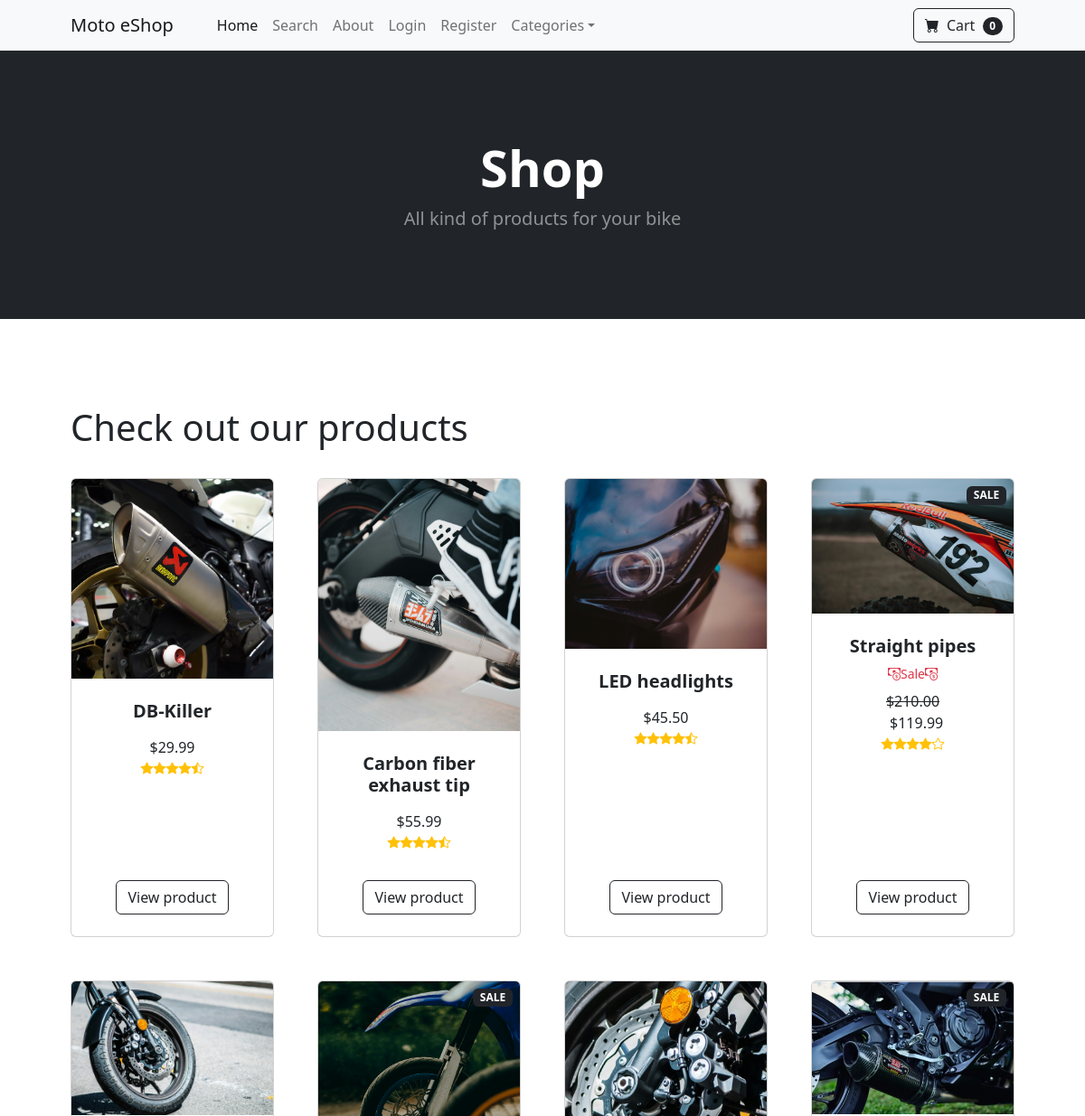
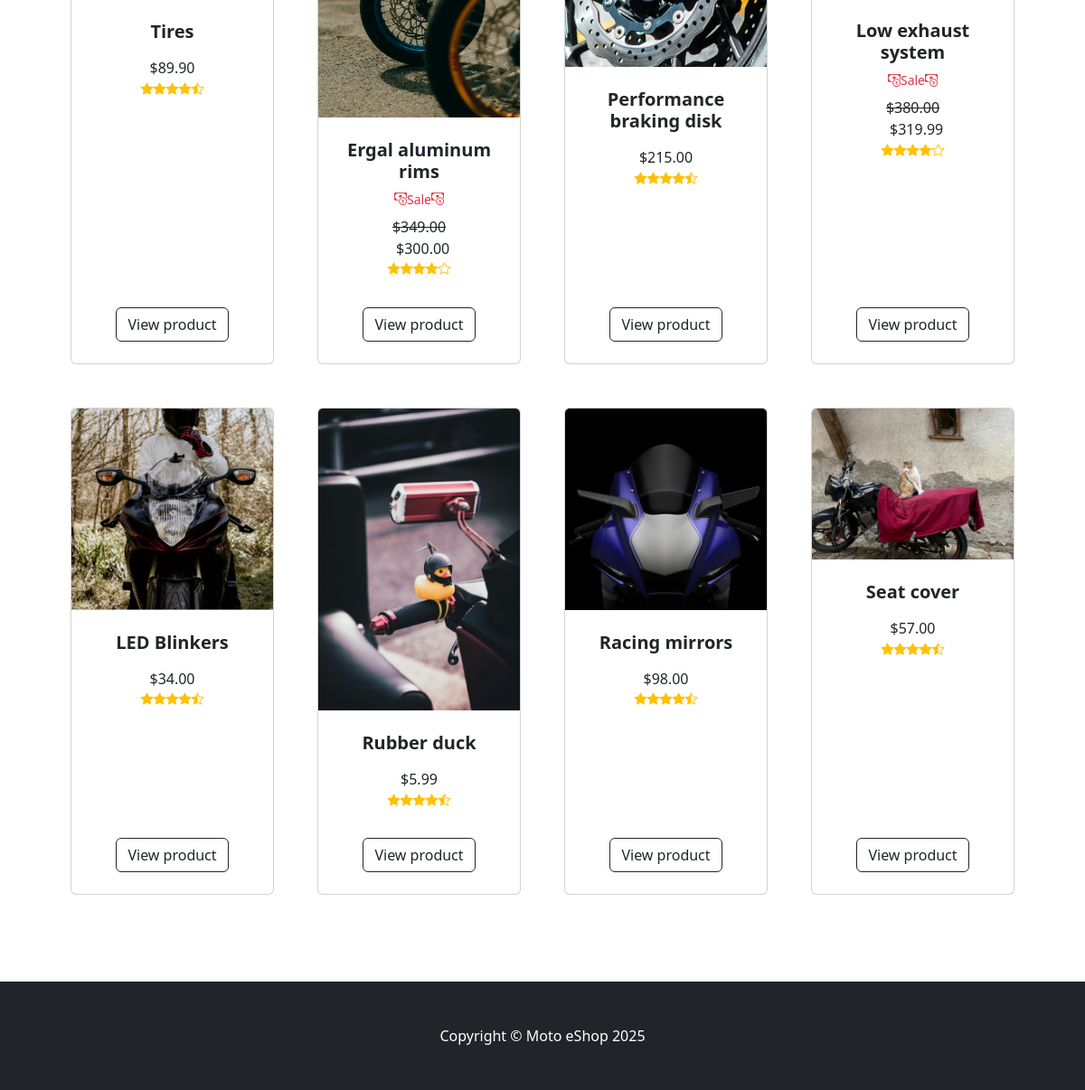
The page / on the database its author committed (2 pictures, top to bottom).
### store/models.py (models this page shows, shortened)
class Product(models.Model):
	name = models.CharField(max_length = 100)
	price = models.DecimalField(default=0, decimal_places=2, max_digits=6)
	category = models.ForeignKey(Category, on_delete=models.CASCADE, default=1)
	description = models.CharField(max_length = 600, default='', blank=True, null=True)
	image = models.ImageField(upload_to='uploads/product/')
	is_sale = models.BooleanField(default=False)
	sale_price = models.DecimalField(default=0, decimal_places=2, max_digits=6)

### store/views.py (the view)
# urls.py: path('', views.home, name='home'),
def home(request):
    products = Product.objects.all()
    return render(request, 'home.html', {'products': products})

### cart/cart.py (called while the page is built)
	def __len__(self):
		return sum(item['quantity'] for item in self.cart.values())

### cart/context_processors.py (called while the page is built)
def cart(request):
	return {'cart': Cart(request)}

### store/context_processors.py (called while the page is built)
def cart(request):
    return {'cart': Cart(request)}

### store/templates/home.html (shortened to what this page needs)
{% extends 'base.html' %}
{% block content %}
<header class="bg-dark py-5">
    <div class="container px-4 px-lg-5 my-5">
        <div class="text-center text-white">
            <h1 class="display-4 fw-bolder">Shop</h1>
            <p class="lead fw-normal text-white-50 mb-0">All kind of products for your bike</p>
        </div>
    </div>
</header>
<section class="py-5">
    <div class="container px-4 px-lg-5 mt-5">
        <h1>Check out our products</h1>
        <br/>
        <div class="row gx-4 gx-lg-5 row-cols-2 row-cols-md-3 row-cols-xl-4 justify-content-center">
            {% for product in products %}
                {% if product.is_sale %}
                <div class="col mb-5">
                <div class="card h-100">
                    <div class="badge bg-dark text-white position-absolute" style="top: 0.5rem; right: 0.5rem">SALE</div>
                    <a href="{% url 'product' product.id %}">
                        <img class="card-img-top" src="{{product.image.url}}" alt="..."  />
                    </a>
                    <div class="card-body p-4">
                        <div class="text-center">
                            <h5 class="fw-bolder">{{ product.name }}</h5>
                            <div class="d-flex justify-content-center small text-danger mb-2"><div class="bi-cash-coin"></div> Sale<div class="bi-cash-coin"></div></div>
                            <strike>${{ product.price }}</strike>
                            <br/>
                            &nbsp;
                            ${{ product.sale_price }}
                            <div class="d-flex justify-content-center small text-warning mb-2">
                                <div class="bi-star-fill"></div>
                                <div class="bi-star-fill"></div>
                                <div class="bi-star-fill"></div>
                                <div class="bi-star-fill"></div>
                                <div class="bi-star"></div>
                            </div>
                        </div>
                    </div>
                    {% if product.id %}
                    <div class="card-footer p-4 pt-0 border-top-0 bg-transparent">
                        <div class="text-center">
                            <a class="btn btn-outline-dark mt-auto" href="{% url 'product' product.id %}">View product</a>
                        </div>
                    </div>
                    {% endif %}
                </div>
            </div>
                {% else %}
                <div class="col mb-5">
                <div class="card h-100">
                    <a href="{% url 'product' product.id %}">
                    <img class="card-img-top" src="{{product.image.url}}" alt="..." />
                    </a>
                    <div class="card-body p-4">
                        <div class="text-center">
                            <h5 class="fw-bolder">{{ product.name }}</h5>
                            ${{ product.price }}
                            <div class="d-flex justify-content-center small text-warning mb-2">
                                <div class="bi-star-fill"></div>
                                <div class="bi-star-fill"></div>
                                <div class="bi-star-fill"></div>
                                <div class="bi-star-fill"></div>
                                <div class="bi-star-half"></div>
                            </div>
                        </div>
                    </div>
                    {% if product.id %}
                    <div class="card-footer p-4 pt-0 border-top-0 bg-transparent">
                        <div class="text-center">
                            <a class="btn btn-outline-dark mt-auto" href="{% url 'product' product.id %}">View product</a>
                        </div>
                    </div>
                    {% endif %}
                </div>
            </div>
                {% endif %}
            {% endfor %}
        </div>
    </div>
</section>
{% endblock %}

### store/templates/base.html (shortened to what this page needs)
{% load static %}
<!DOCTYPE html>
<html lang="en">
    <head>
        <link href="https://cdn.jsdelivr.net/npm/bootstrap-icons@1.5.0/font/bootstrap-icons.css" rel="stylesheet" />
        <link href="{% static 'css/styles.css' %}" rel="stylesheet" />
    </head>
    <body>
        {% include 'navbar.html' %}
        <div style="height:56px;"></div>
        {% block content %}
        {% endblock %}
        <footer class="py-5 bg-dark">
            <div class="container"><p class="m-0 text-center text-white">Copyright &copy; Moto eShop 2025</p></div>
        </footer>
    </body>
</html>

### store/templates/navbar.html (shortened to what this page needs)
<nav class="navbar navbar-expand-lg navbar-light bg-light fixed-top">
    <div class="container px-4 px-lg-5">
        <a class="navbar-brand" href="{% url 'home' %}">Moto eShop</a>
        <div class="collapse navbar-collapse" id="navbarSupportedContent">
            <ul class="navbar-nav me-auto mb-2 mb-lg-0 ms-lg-4">
                <li class="nav-item"><a class="nav-link active" aria-current="page" href="{% url 'home' %}">Home</a></li>
                <li class="nav-item"><a class="nav-link" href="{% url 'search' %}">Search</a></li>
                <li class="nav-item"><a class="nav-link" href="{% url 'about' %}">About</a></li>
                {% if user.is_authenticated %}
                    <li class="nav-item dropdown">
                    <a class="nav-link dropdown-toggle" id="navbarDropdown" href="#" role="button" data-bs-toggle="dropdown" aria-expanded="false">Profile</a>
                    <ul class="dropdown-menu" aria-labelledby="navbarDropdown">
                        <li><a class="dropdown-item" href="{% url 'update_user' %}">User Profile</a></li>
                    </ul>
                </li>
                    <li class="nav-item"><a class="nav-link" href="{% url 'logout' %}">Logout</a></li>
                {% else %}
                    <li class="nav-item"><a class="nav-link" href="{% url 'login' %}">Login</a></li>
                    <li class="nav-item"><a class="nav-link" href="{% url 'register' %}">Register</a></li>
                {% endif %}
                <li class="nav-item dropdown">
                    <a class="nav-link dropdown-toggle" id="navbarDropdown" href="#" role="button" data-bs-toggle="dropdown" aria-expanded="false">Categories</a>
                </li>
            </ul>
            <form class="d-flex">
                <a href="{% url 'cart_summary' %}" class="btn btn-outline-dark"><i class="bi-cart-fill me-1"></i>
                    Cart
                        <span class="badge bg-dark text-white ms-1 rounded-pill" id="cart_quantity">
                            {{ cart|length }}
                        </span>
                </a>
            </form>
        </div>
    </div>
</nav>

### rows shown on the page
Product: image (picture), name "DB-Killer", price "29.99", shows "View product"
Product: image (picture), name "Carbon fiber exhaust tip", price "55.99", shows "View product"
Product: image (picture), name "LED headlights", price "45.50", shows "View product"
Product: image (picture), name "Straight pipes", price "210.00", sale_price "119.99", shows "View product"
Product: image (picture), name "Tires", price "89.90", shows "View product"
Product: image (picture), name "Ergal aluminum rims", price "349.00", sale_price "300.00", shows "View product"
Product: image (picture), name "Performance braking disk", price "215.00", shows "View product"
Product: image (picture), name "Low exhaust system", price "380.00", sale_price "319.99", shows "View product"
Product: image (picture), name "LED Blinkers", price "34.00", shows "View product"
Product: image (picture), name "Rubber duck", price "5.99", shows "View product"
Product: image (picture), name "Racing mirrors", price "98.00", shows "View product"
Product: image (picture), name "Seat cover", price "57.00", shows "View product"

### other values the page prints
{{ cart|length }} "0"
